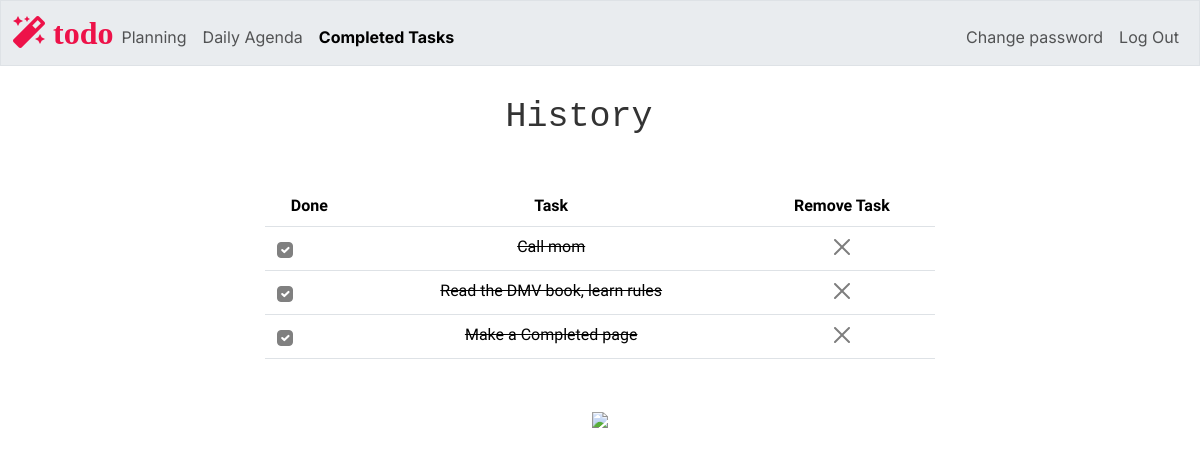
Page /completed (signed in) on the earlier database version.
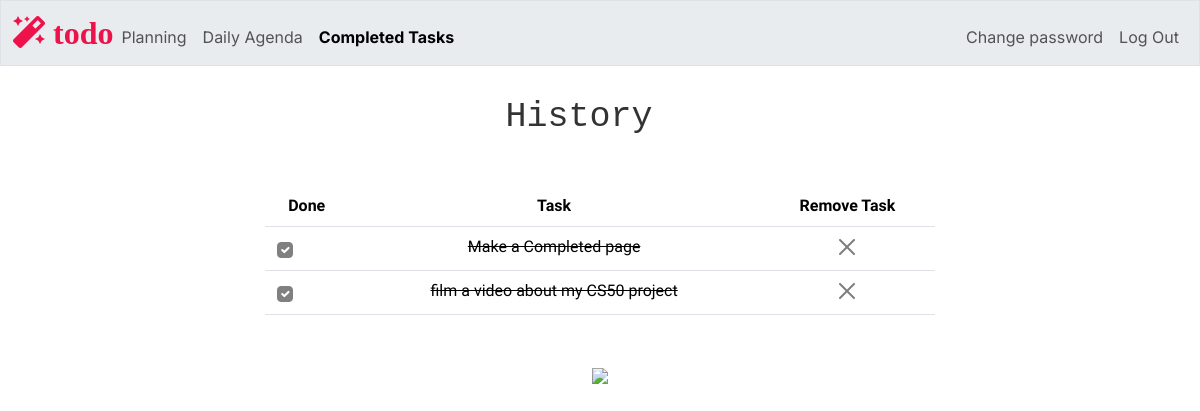
Same page on the later database version.
### tables this page shows
CREATE TABLE tasks (
    id INTEGER PRIMARY KEY AUTOINCREMENT NOT NULL,
    users_id INTEGER NOT NULL,
    category TEXT NOT NULL,
    task TEXT NOT NULL,
    timeframe TEXT,
    priority TEXT,
    completion INTEGER DEFAULT 0,
    date DATE,
    time TIME,
    FOREIGN KEY (users_id) REFERENCES users(id)
);

### app.py (the view)
@app.route("/completed", methods=["GET", "POST"])
@login_required
def completed():
    users_id = session["user_id"]
    tasks = db.execute("SELECT id, category, task, completion FROM tasks WHERE users_id =? AND completion = 1", users_id)
    welcome_message_h1 = "History "
    return render_template("completed.html", tasks=tasks, welcome_message_h1 = welcome_message_h1, current_page="completed")

### app.py (called while the page is built)
@app.after_request
def after_request(response):
    response.headers["Cache-Control"] = "no-cache, no-store, must-revalidate"
    response.headers["Expires"] = 0
    response.headers["Pragma"] = "no-cache"
    return response

### helpers.py (called while the page is built)
def login_required(f):
    @wraps(f)
    def decorated_function(*args, **kwargs):
        if session.get("user_id") is None:
            return redirect("/login")
        return f(*args, **kwargs)
    return decorated_function

### templates/completed.html (shortened to what this page needs)
{% extends "layout.html" %}
{% block main %}
    <table class="table mx-auto text-center mb-5" style="width: 60%;">
        <thead>
            <tr>
                <th> Done </th>
                <th> Task </th>
                <th> Remove Task </th>
            </tr>
        </thead>
        <tbody>
            {% for task in tasks %}
                <tr id="todo_row_{{ task.id }}" >
                    <td class="align-middle">
                        <div class="d-flex align-items-center " >
                            <div class=" col-auto d-flex justify-content-center align-items-center form-check" >
                                <input class="form-check-input completion-checkbox"
                                        type="checkbox"
                                        id="completion_{{ task.id }}"
                                        name="task_completion"
                                        data-task-id="{{ task.id }}"
                                        data-completion="{{ task.completion}}"
                                        {% if task.completion == 1 %}checked{% endif %}
                                        onchange="updateTaskStatus(this)"
                                        style="background-color: gray; border-color: gray;">
                            </div>
                        </div>
                    </td>
                    <td style="text-decoration: line-through;">{{ task.task }}</td>
                    <td>
                        <button class="btn-close" onclick="delete_task({{ task.id }})"></button>
                    </td>
                </tr>
            {% endfor %}
        </tbody>
    </table>
    <img src="/static/completed.png" class="wide-image">
{% endblock %}

Differences in the rows shown:
no longer on this page (row edited): tasks: completion "☑", task "Call mom"
removed tasks: completion "☑", task "Read the DMV book, learn rules"
added tasks: completion "☑", task "film a video about my CS50 project"
